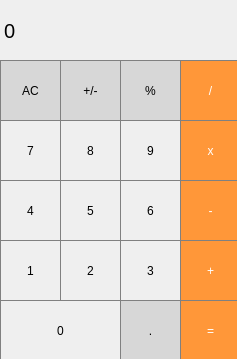
<?xml version="1.0" encoding="UTF-8"?>
<ui version="4.0">
 <class>MainWindow</class>
 <widget class="QMainWindow" name="MainWindow">
  <property name="geometry">
   <rect>
    <x>0</x>
    <y>0</y>
    <width>237</width>
    <height>359</height>
   </rect>
  </property>
  <property name="windowTitle">
   <string>MainWindow</string>
  </property>
  <widget class="QWidget" name="centralwidget">
   <widget class="QLabel" name="result_show">
    <property name="geometry">
     <rect>
      <x>4</x>
      <y>5</y>
      <width>231</width>
      <height>51</height>
     </rect>
    </property>
    <property name="font">
     <font>
      <pointsize>15</pointsize>
     </font>
    </property>
    <property name="styleSheet">
     <string notr="true">QLabel{
qproperty-aligment:'AlignVCenter|AlignRight';
border: 1px solid gray;
}

background-color:white;</string>
    </property>
    <property name="text">
     <string>0</string>
    </property>
   </widget>
   <widget class="QPushButton" name="pushButton_AC">
    <property name="geometry">
     <rect>
      <x>0</x>
      <y>60</y>
      <width>61</width>
      <height>61</height>
     </rect>
    </property>
    <property name="styleSheet">
     <string notr="true">QPushButton{
background-color:rgb(215,215,215);
border: 1px solid gray;
}
QPushButton: pressed{
background-color:qlineargradient(x1:0,y1:0,x2:0,y2:1,
							stop:0 #BEBEBE,stop:1#D7D7D7);
}</string>
    </property>
    <property name="text">
     <string>AC</string>
    </property>
   </widget>
   <widget class="QPushButton" name="pushButton_plus_minus">
    <property name="geometry">
     <rect>
      <x>60</x>
      <y>60</y>
      <width>61</width>
      <height>61</height>
     </rect>
    </property>
    <property name="styleSheet">
     <string notr="true">QPushButton{
background-color:rgb(215,215,215);
border: 1px solid gray;
}
QPushButton: pressed{
background-color:qlineargradient(x1:0,y1:0,x2:0,y2:1,
							stop:0 #BEBEBE,stop:1#D7D7D7);
}</string>
    </property>
    <property name="text">
     <string>+/-</string>
    </property>
   </widget>
   <widget class="QPushButton" name="pushButton_Procent">
    <property name="geometry">
     <rect>
      <x>120</x>
      <y>60</y>
      <width>61</width>
      <height>61</height>
     </rect>
    </property>
    <property name="styleSheet">
     <string notr="true">QPushButton{
background-color:rgb(215,215,215);
border: 1px solid gray;
}
QPushButton: pressed{
background-color:qlineargradient(x1:0,y1:0,x2:0,y2:1,
							stop:0 #BEBEBE,stop:1#D7D7D7);
}</string>
    </property>
    <property name="text">
     <string>%</string>
    </property>
   </widget>
   <widget class="QPushButton" name="pushButton_division">
    <property name="geometry">
     <rect>
      <x>180</x>
      <y>60</y>
      <width>61</width>
      <height>61</height>
     </rect>
    </property>
    <property name="styleSheet">
     <string notr="true">QPushButton{
background-color:rgb(255,151,57);
color:white;
border: 1px solid gray;
}
QPushButton: pressed{
background-color:qlineargradient(x1:0,y1:0,x2:0,y2:1,
							stop:0 #FF7832,stop:1#FF9739);
}</string>
    </property>
    <property name="text">
     <string>/</string>
    </property>
   </widget>
   <widget class="QPushButton" name="pushButton_8">
    <property name="geometry">
     <rect>
      <x>60</x>
      <y>120</y>
      <width>61</width>
      <height>61</height>
     </rect>
    </property>
    <property name="styleSheet">
     <string notr="true">QPushButton{
border: 1px solid gray;
}
QPushButton: pressed{
background-color:qlineargradient(x1:0,y1:0,x2:0,y2:1,
							stop:0 #dadibde,stop:1#f6f7fa);
}</string>
    </property>
    <property name="text">
     <string>8</string>
    </property>
   </widget>
   <widget class="QPushButton" name="pushButton_5">
    <property name="geometry">
     <rect>
      <x>60</x>
      <y>180</y>
      <width>61</width>
      <height>61</height>
     </rect>
    </property>
    <property name="styleSheet">
     <string notr="true">QPushButton{
border: 1px solid gray;
}
QPushButton: pressed{
background-color:qlineargradient(x1:0,y1:0,x2:0,y2:1,
							stop:0 #dadibde,stop:1#f6f7fa);
}</string>
    </property>
    <property name="text">
     <string>5</string>
    </property>
   </widget>
   <widget class="QPushButton" name="pushButton_4">
    <property name="geometry">
     <rect>
      <x>0</x>
      <y>180</y>
      <width>61</width>
      <height>61</height>
     </rect>
    </property>
    <property name="styleSheet">
     <string notr="true">QPushButton{
border: 1px solid gray;
}
QPushButton: pressed{
background-color:qlineargradient(x1:0,y1:0,x2:0,y2:1,
							stop:0 #dadibde,stop:1#f6f7fa);
}</string>
    </property>
    <property name="text">
     <string>4</string>
    </property>
   </widget>
   <widget class="QPushButton" name="pushButton_multiolication">
    <property name="geometry">
     <rect>
      <x>180</x>
      <y>120</y>
      <width>61</width>
      <height>61</height>
     </rect>
    </property>
    <property name="styleSheet">
     <string notr="true">QPushButton{
background-color:rgb(255,151,57);
color:white;
border: 1px solid gray;
}
QPushButton: pressed{
background-color:qlineargradient(x1:0,y1:0,x2:0,y2:1,
							stop:0 #FF7832,stop:1#FF9739);
}</string>
    </property>
    <property name="text">
     <string>x</string>
    </property>
   </widget>
   <widget class="QPushButton" name="pushButton_9">
    <property name="geometry">
     <rect>
      <x>120</x>
      <y>120</y>
      <width>61</width>
      <height>61</height>
     </rect>
    </property>
    <property name="styleSheet">
     <string notr="true">QPushButton{
border: 1px solid gray;
}
QPushButton: pressed{
background-color:qlineargradient(x1:0,y1:0,x2:0,y2:1,
							stop:0 #dadibde,stop:1#f6f7fa);
}</string>
    </property>
    <property name="text">
     <string>9</string>
    </property>
   </widget>
   <widget class="QPushButton" name="pushButton_7">
    <property name="geometry">
     <rect>
      <x>0</x>
      <y>120</y>
      <width>61</width>
      <height>61</height>
     </rect>
    </property>
    <property name="styleSheet">
     <string notr="true">QPushButton{
border: 1px solid gray;
}
QPushButton: pressed{
background-color:qlineargradient(x1:0,y1:0,x2:0,y2:1,
							stop:0 #dadibde,stop:1#f6f7fa);
}</string>
    </property>
    <property name="text">
     <string>7</string>
    </property>
   </widget>
   <widget class="QPushButton" name="pushButton_3">
    <property name="geometry">
     <rect>
      <x>120</x>
      <y>240</y>
      <width>61</width>
      <height>61</height>
     </rect>
    </property>
    <property name="styleSheet">
     <string notr="true">QPushButton{
border: 1px solid gray;
}
QPushButton: pressed{
background-color:qlineargradient(x1:0,y1:0,x2:0,y2:1,
							stop:0 #dadibde,stop:1#f6f7fa);
}</string>
    </property>
    <property name="text">
     <string>3</string>
    </property>
   </widget>
   <widget class="QPushButton" name="pushButton_plus">
    <property name="geometry">
     <rect>
      <x>180</x>
      <y>240</y>
      <width>61</width>
      <height>61</height>
     </rect>
    </property>
    <property name="styleSheet">
     <string notr="true">QPushButton{
background-color:rgb(255,151,57);
color:white;
border: 1px solid gray;
}
QPushButton: pressed{
background-color:qlineargradient(x1:0,y1:0,x2:0,y2:1,
							stop:0 #FF7832,stop:1#FF9739);
}</string>
    </property>
    <property name="text">
     <string>+</string>
    </property>
   </widget>
   <widget class="QPushButton" name="pushButton_minus">
    <property name="geometry">
     <rect>
      <x>180</x>
      <y>180</y>
      <width>61</width>
      <height>61</height>
     </rect>
    </property>
    <property name="styleSheet">
     <string notr="true">QPushButton{
background-color:rgb(255,151,57);
color:white;
border: 1px solid gray;
}
QPushButton: pressed{
background-color:qlineargradient(x1:0,y1:0,x2:0,y2:1,
							stop:0 #FF7832,stop:1#FF9739);
}</string>
    </property>
    <property name="text">
     <string>-</string>
    </property>
   </widget>
   <widget class="QPushButton" name="pushButton_6">
    <property name="geometry">
     <rect>
      <x>120</x>
      <y>180</y>
      <width>61</width>
      <height>61</height>
     </rect>
    </property>
    <property name="styleSheet">
     <string notr="true">QPushButton{
border: 1px solid gray;
}
QPushButton: pressed{
background-color:qlineargradient(x1:0,y1:0,x2:0,y2:1,
							stop:0 #dadibde,stop:1#f6f7fa);
}</string>
    </property>
    <property name="text">
     <string>6</string>
    </property>
   </widget>
   <widget class="QPushButton" name="pushButton_1">
    <property name="geometry">
     <rect>
      <x>0</x>
      <y>240</y>
      <width>61</width>
      <height>61</height>
     </rect>
    </property>
    <property name="styleSheet">
     <string notr="true">QPushButton{
border: 1px solid gray;
}
QPushButton: pressed{
background-color:qlineargradient(x1:0,y1:0,x2:0,y2:1,
							stop:0 #dadibde,stop:1#f6f7fa);
}</string>
    </property>
    <property name="text">
     <string>1</string>
    </property>
   </widget>
   <widget class="QPushButton" name="pushButton_2">
    <property name="geometry">
     <rect>
      <x>60</x>
      <y>240</y>
      <width>61</width>
      <height>61</height>
     </rect>
    </property>
    <property name="styleSheet">
     <string notr="true">QPushButton{
border: 1px solid gray;
}
QPushButton: pressed{
background-color:qlineargradient(x1:0,y1:0,x2:0,y2:1,
							stop:0 #dadibde,stop:1#f6f7fa);
}</string>
    </property>
    <property name="text">
     <string>2</string>
    </property>
   </widget>
   <widget class="QPushButton" name="pushButton_0">
    <property name="geometry">
     <rect>
      <x>0</x>
      <y>300</y>
      <width>121</width>
      <height>61</height>
     </rect>
    </property>
    <property name="styleSheet">
     <string notr="true">QPushButton{
border: 1px solid gray;
}
QPushButton: pressed{
background-color:qlineargradient(x1:0,y1:0,x2:0,y2:1,
							stop:0 #dadibde,stop:1#f6f7fa);
}</string>
    </property>
    <property name="text">
     <string>0</string>
    </property>
   </widget>
   <widget class="QPushButton" name="pushButton_dot">
    <property name="geometry">
     <rect>
      <x>120</x>
      <y>300</y>
      <width>61</width>
      <height>61</height>
     </rect>
    </property>
    <property name="styleSheet">
     <string notr="true">QPushButton{
background-color:rgb(215,215,215);
border: 1px solid gray;
}
QPushButton: pressed{
background-color:qlineargradient(x1:0,y1:0,x2:0,y2:1,
							stop:0 #BEBEBE,stop:1#D7D7D7);
}</string>
    </property>
    <property name="text">
     <string>.</string>
    </property>
   </widget>
   <widget class="QPushButton" name="pushButton_ecual">
    <property name="geometry">
     <rect>
      <x>180</x>
      <y>300</y>
      <width>61</width>
      <height>61</height>
     </rect>
    </property>
    <property name="styleSheet">
     <string notr="true">QPushButton{
background-color:rgb(255,151,57);
color:white;
border: 1px solid gray;
}
QPushButton: pressed{
background-color:qlineargradient(x1:0,y1:0,x2:0,y2:1,
							stop:0 #FF7832,stop:1#FF9739);
}</string>
    </property>
    <property name="text">
     <string>=</string>
    </property>
   </widget>
  </widget>
 </widget>
 <resources/>
 <connections/>
</ui>
